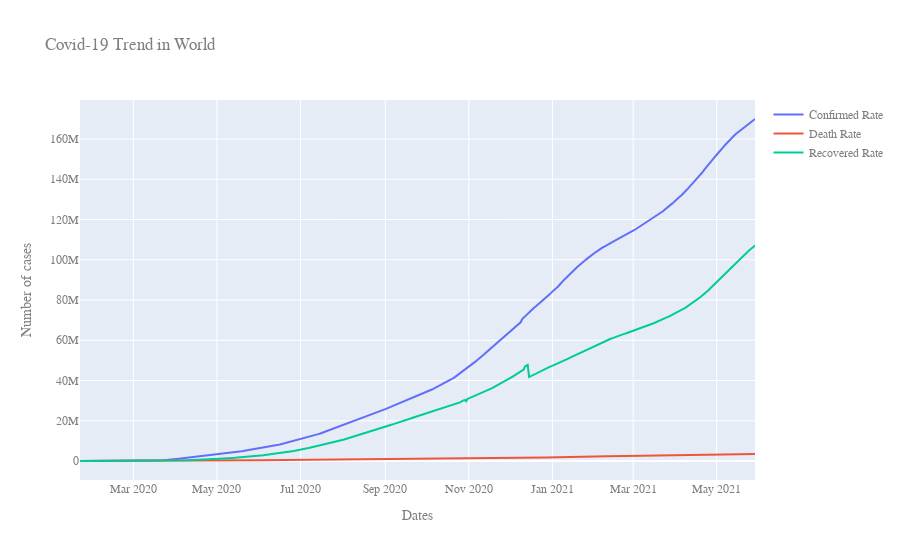

Source (notebook cell):
### Markdown cell above
## Visualization of the World Wide Trend

### Code cell
fig = go.Figure()
C = df3
fig.add_trace(go.Scatter(x=C['Date'],y=C['Confirmed'],name='Confirmed Rate'))
fig.add_trace(go.Scatter(x=C['Date'],y=C['Deaths'],name='Death Rate'))
fig.add_trace(go.Scatter(x=C['Date'],y=C['Recovered'],name='Recovered Rate'))

GraphTitle = "Covid-19 Trend in World"
fig.update_layout(
    title=GraphTitle,
    xaxis_title="Dates",
    yaxis_title="Number of cases",
    font=dict(
        family="Courier New, monospace",
        size=12,
        color="#7f7f7f"
    )
)

fig.show()

### Figure 1 — Plotly figure (JSON) as saved in the notebook; plotly's stock layout.template omitted (floating-point values rounded to 4 significant figures; data arrays with more than 128 entries replaced by an {"elided": "..."} marker saying what was removed)
{"data": [{"name": "Confirmed Rate", "type": "scatter", "x": {"elided": "494 str values"}, "y": {"elided": "494 int values"}}, {"name": "Death Rate", "type": "scatter", "x": {"elided": "494 str values"}, "y": {"elided": "494 int values"}}, {"name": "Recovered Rate", "type": "scatter", "x": {"elided": "494 str values"}, "y": {"elided": "494 int values"}}], "layout": {"font": {"color": "#7f7f7f", "family": "Courier New, monospace", "size": 12}, "title": {"text": "Covid-19 Trend in World"}, "xaxis": {"title": {"text": "Dates"}}, "yaxis": {"title": {"text": "Number of cases"}}}}
